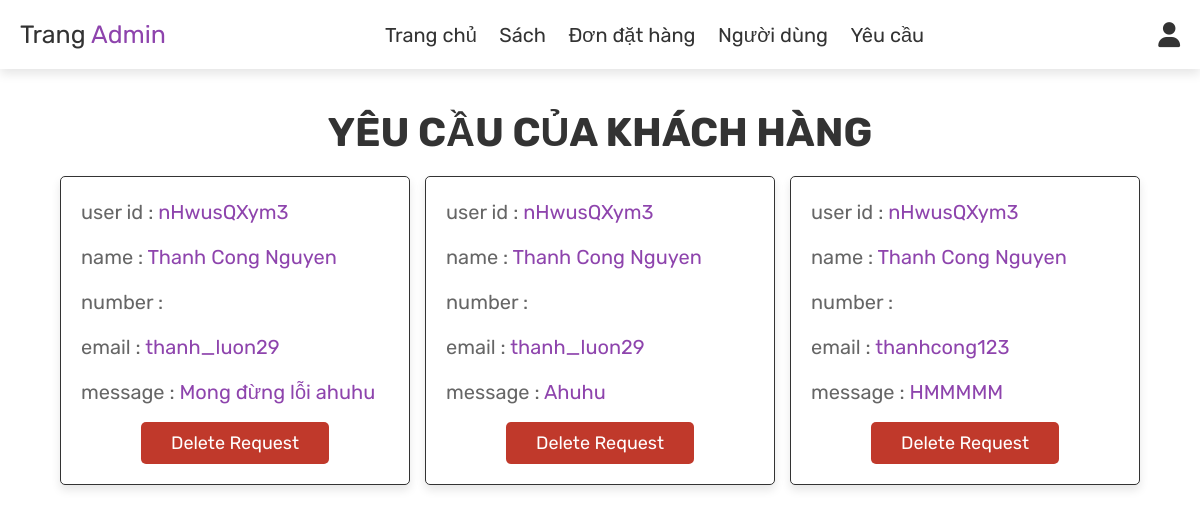
Before: /admin/View/admin_request.php (signed in) with the older database file.
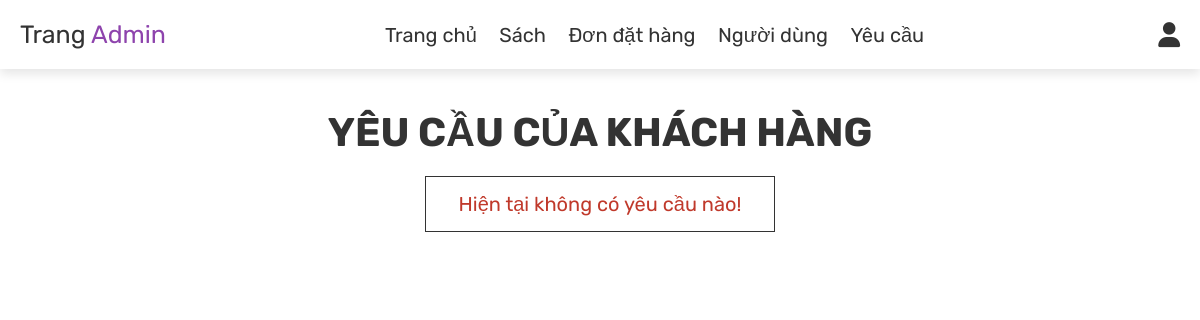
After: the same page with the newer database file.
### tables this page shows
CREATE TABLE `message` (
  `id` int(100) NOT NULL,
  `user_id` varchar(10) NOT NULL,
  `name` varchar(100) NOT NULL,
  `username` varchar(100) NOT NULL,
  `email` varchar(100) NOT NULL,
  `phonenumber` varchar(20) NOT NULL,
  `message` varchar(1000) NOT NULL
);

### admin/View/admin_request.php (the view, shortened to what this page needs)
<?php
include '../../config/config.php';
?>
<!DOCTYPE html>
<html lang="en">
<head>
    <link rel="stylesheet" href="https://cdnjs.cloudflare.com/ajax/libs/font-awesome/6.0.0/css/all.min.css">
    <link rel="stylesheet" href="../../public/css/admin.css">
</head>
<body>
    <?php include 'admin_header.php'; ?>
    <section class="messages">
        <h1 class="title"> Yêu cầu của khách hàng </h1>
        <div class="box-container">
            <?php
            $select_message = mysqli_query($conn, "SELECT * FROM `message`") or die('query failed');
            if (mysqli_num_rows($select_message) > 0) {
                while ($fetch_message = mysqli_fetch_assoc($select_message)) {
            ?>
            <div class="box">
                <p> user id : <span><?php echo $fetch_message['user_id']; ?></span> </p>
                <p> name : <span><?php echo $fetch_message['name']; ?></span> </p>
                <p> number : <span><?php echo $fetch_message['number']; ?></span> </p>
                <p> email : <span><?php echo $fetch_message['email']; ?></span> </p>
                <p> message : <span><?php echo $fetch_message['message']; ?></span> </p>
                <a href="admin_request.php?delete=<?php echo $fetch_message['id']; ?>"
                    onclick="return confirm('delete this request?');" class="delete-btn">delete request</a>
            </div>
            <?php
                };
            } else {
                echo '<p class="empty">Hiện tại không có yêu cầu nào!</p>';
            }
            ?>
        </div>
    </section>
</body>
</html>

### admin/View/admin_header.php (shortened to what this page needs)
<header class="header">
    <div class="flex">
        <a href="admin_page.php" class="logo">Trang<span> Admin</span></a>
        <nav class="navbar">
            <a href="admin_page.php">Trang chủ</a>
            <a href="admin_product.php">Sách</a>
            <a href="./admin_order.php">Đơn đặt hàng</a>
            <a href="admin_user.php">Người dùng</a>
            <a href="admin_request.php">Yêu cầu</a>
        </nav>
        <div class="icons">
            <div id="user-btn" class="fas fa-user"></div>
        </div>
    </div>
</header>

### public/css/admin.css (style rules this page uses)
:root { --purple: #8e44ad; --red: #c0392b; --orange: #f39c12; --black: #333; --white: #fff; --light-color: #666; --light-white: #ccc; --light-bg: rgba(255, 255, 255, 0.1); --border: 0.1rem solid var(--black); --box-shadow: 0 0.5rem 1rem rgba(0, 0, 0, 0.1); }
* { font-family: "Rubik", sans-serif; margin: 0; padding: 0; box-sizing: border-box; outline: none; border: none; text-decoration: none; transition: all 0.2s linear; }
html { font-size: 62.5%; overflow-x: hidden; }
body { background-color: var(--light-bg); }
section { padding: 4rem 3rem; }
.title { text-align: center; margin-bottom: 2rem; text-transform: uppercase; color: var(--black); font-size: 4rem; }
.empty { padding: 1.5rem; text-align: center; border: var(--border); background-color: var(--white); color: var(--red); font-size: 2rem; }
.header { position: sticky; top: 0; left: 0; right: 0; z-index: 1000; background-color: var(--white); box-shadow: var(--box-shadow); }
.header .flex { display: flex; align-items: center; padding: 2rem; justify-content: space-between; position: relative; max-width: 1200px; margin: 0 auto; }
.header .flex .logo { font-size: 2.5rem; color: var(--black); }
.header .flex .logo span { color: var(--purple); }
.header .flex .navbar a { margin: 0 1rem; font-size: 2rem; color: var(--black); }
.header .flex .icons div { margin-left: 1.5rem; font-size: 2.5rem; cursor: pointer; color: var(--black); }
.messages .box-container { display: grid; grid-template-columns: repeat(auto-fit, 35rem); justify-content: center; gap: 1.5rem; max-width: 1200px; margin: 0 auto; align-items: flex-start; }
.btn, .option-btn, .delete-btn, .white-btn { display: inline-block; margin-top: 1rem; padding: 1rem 3rem; cursor: pointer; color: var(--white); font-size: 1.8rem; border-radius: 0.5rem; text-transform: capitalize; }
.delete-btn { background-color: var(--red); }
.messages .box-container .box { background-color: var(--white); padding: 2rem; border: var(--border); box-shadow: var(--box-shadow); border-radius: 0.5rem; word-wrap: break-word; word-break: break-all; }
.messages .box-container .box p { padding-bottom: 1.5rem; font-size: 2rem; color: var(--light-color); line-height: 1.5; }
.messages .box-container .box p span { color: var(--purple); }
.messages .box-container .box .delete-btn { margin-top: 0; position: relative; left: 50%; transform: translate(-50%, 0); }

Changed rows visible on the page:
removed message: user "nHwusQXym3", name "Thanh Cong Nguyen", email "thanh_luon29", message "Mong đừng lỗi ahuhu"
removed message: user "nHwusQXym3", name "Thanh Cong Nguyen", email "thanh_luon29", message "Ahuhu"
removed message: user "nHwusQXym3", name "Thanh Cong Nguyen", email "thanhcong123", message "HMMMMM"
Other visible differences:
text now shown: "Hiện tại không có yêu cầu nào!"
